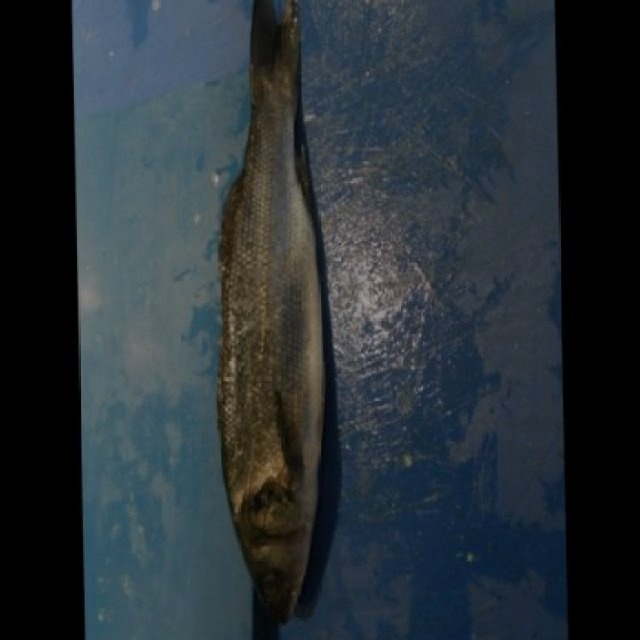
#> input picture dataset/fish_skin_diseases_v6/robustness/brightness/images/img_0006.jpg, 640 x 640 px; its folder holds only this picture in this run
$ python image_quality.py   (older library calls are emulated)
#> lines starting #> are read from the running program, lines starting #| are printed output that depends on the picture
from pathlib import Path

import cv2
import numpy as np


# ---------------------------------------------------------
# Image Quality Assessment
# ---------------------------------------------------------

def assess_image_quality(image_path):
    """
    Assess basic image quality before AI screening.

    Checks:
        - Resolution
        - Brightness
        - Contrast
        - Blur

    Returns a structured quality report.
    """

    image_path = Path(image_path)

    image = cv2.imread(str(image_path))
#> image is the input picture: shape (640, 640, 3); mean B, G, R 55.6, 49.8, 41.2

    if image is None:
        raise ValueError(
            f"Unable to read image: {image_path}"
        )

    # -----------------------------------------------------
    # Resolution
    # -----------------------------------------------------

    height, width = image.shape[:2]
#> height = 640; width = 640

    resolution = width * height
#> resolution = 409600

    if width < 160 or height < 160:
        resolution_status = "LOW"
    elif width < 320 or height < 320:
        resolution_status = "MODERATE"
    else:
        resolution_status = "GOOD"

    # -----------------------------------------------------
    # Convert to grayscale
    # -----------------------------------------------------

    gray = cv2.cvtColor(
        image,
        cv2.COLOR_BGR2GRAY
    )
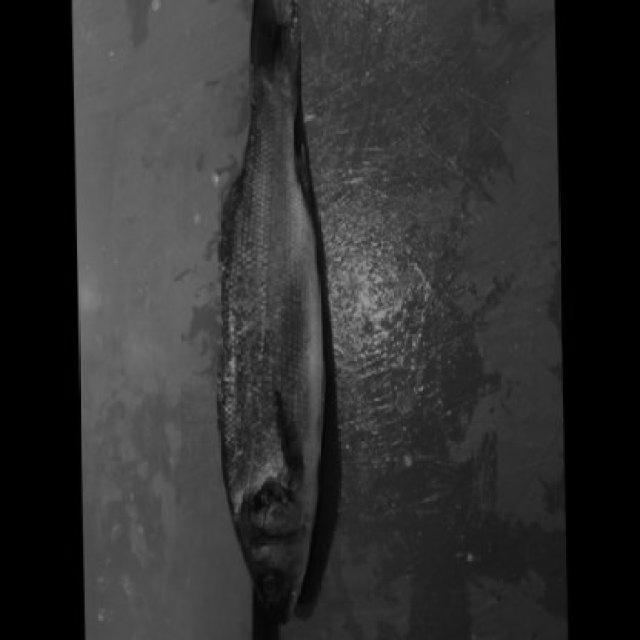
#> gray: shape (640, 640); min 0, max 153, mean 47.9

    # -----------------------------------------------------
    # Brightness
    # -----------------------------------------------------

    brightness = float(np.mean(gray))
#> brightness = 47.89

    if brightness < 45:
        brightness_status = "TOO DARK"
    elif brightness > 215:
        brightness_status = "TOO BRIGHT"
    else:
        brightness_status = "ACCEPTABLE"

    # -----------------------------------------------------
    # Contrast
    # -----------------------------------------------------

    contrast = float(np.std(gray))
#> contrast = 34.25

    if contrast < 25:
        contrast_status = "LOW"
    else:
        contrast_status = "ACCEPTABLE"

    # -----------------------------------------------------
    # Blur detection
    # -----------------------------------------------------

    blur_score = float(
        cv2.Laplacian(gray, cv2.CV_64F).var()
    )
#> blur_score = 37.23

    if blur_score < 50:
        blur_status = "HIGH BLUR"
    elif blur_score < 120:
        blur_status = "MODERATE BLUR"
    else:
        blur_status = "SHARP"

    # -----------------------------------------------------
    # Overall quality status
    # -----------------------------------------------------

    warnings = []

    if resolution_status == "LOW":
        warnings.append("Low image resolution")

    if brightness_status == "TOO DARK":
        warnings.append("Image is too dark")

    if brightness_status == "TOO BRIGHT":
        warnings.append("Image is too bright")

    if contrast_status == "LOW":
        warnings.append("Low image contrast")

    if blur_status in {"HIGH BLUR", "MODERATE BLUR"}:
        warnings.append("Image may contain blur")

    if not warnings:
        overall_status = "ACCEPTABLE"
    elif len(warnings) == 1:
        overall_status = "ACCEPTABLE WITH WARNING"
    else:
        overall_status = "LOW QUALITY"

    return {
        "width": width,
        "height": height,
        "resolution": resolution,
        "resolution_status": resolution_status,
        "brightness": brightness,
        "brightness_status": brightness_status,
        "contrast": contrast,
        "contrast_status": contrast_status,
        "blur_score": blur_score,
        "blur_status": blur_status,
        "overall_status": overall_status,
        "warnings": warnings,
    }


# ---------------------------------------------------------
# Display report
# ---------------------------------------------------------

def print_quality_report(report):

    print("=" * 60)
    print("IMAGE QUALITY ASSESSMENT")
    print("=" * 60)

    print(
        f"Resolution       : "
        f"{report['width']} x {report['height']}"
    )

    print(
        f"Resolution status: "
        f"{report['resolution_status']}"
    )

    print(
        f"Brightness       : "
        f"{report['brightness']:.2f}"
    )

    print(
        f"Brightness status: "
        f"{report['brightness_status']}"
    )

    print(
        f"Contrast         : "
        f"{report['contrast']:.2f}"
    )

    print(
        f"Contrast status  : "
        f"{report['contrast_status']}"
    )

    print(
        f"Blur score       : "
        f"{report['blur_score']:.2f}"
    )

    print(
        f"Blur status      : "
        f"{report['blur_status']}"
    )

    print(
        f"Overall status   : "
        f"{report['overall_status']}"
    )

    if report["warnings"]:

        print("\nWarnings:")

        for warning in report["warnings"]:
            print(f"  - {warning}")

    else:

        print("\nWarnings: None")


# ---------------------------------------------------------
# Standalone test
# ---------------------------------------------------------

if __name__ == "__main__":

    PROJECT_ROOT = Path(__file__).resolve().parent.parent

    image_dir = (
        PROJECT_ROOT
        / "dataset"
        / "fish_skin_diseases_v6"
        / "valid"
        / "images"
    )

    image_extensions = {
        ".jpg",
        ".jpeg",
        ".png"
    }

    images = [
        path
        for path in image_dir.iterdir()
        if path.suffix.lower() in image_extensions
    ]

    if not images:
        raise FileNotFoundError(
            "No validation images found."
        )

    report = assess_image_quality(images[0])
#> report = 12 items

    print_quality_report(report)
#| Resolution       : 640 x 640
#| Resolution status: GOOD
#| Brightness       : 47.89
#| Brightness status: ACCEPTABLE
#| Contrast         : 34.25
#| Contrast status  : ACCEPTABLE
#| Blur score       : 37.23
#| Blur status      : HIGH BLUR
#| Overall status   : ACCEPTABLE WITH WARNING
#> the loop in print_quality_report, `for warning in report["warnings"]:` made 1 pass
#> warning on pass 1: 'Image may contain blur'
#|   - Image may contain blur
